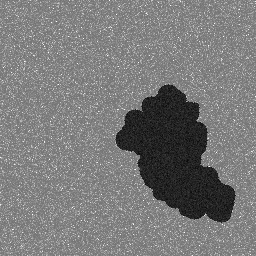
#> input picture data/sar/images/noaa_gulf_slick_01_001.png, 256 x 256 px
$ python -i optical_analyzer.py   (imports and definitions only)
#> lines starting #> are read from the running program, lines starting #| are printed output that depends on the picture; after the words box and inside, x2 and y2 are one past the last pixel; in counts of white or black regions, pixels touching at a corner belong together
#> further down, picture is the input picture: shape (256, 256, 3); min 10, max 255, mean 121.3
"""
Optical & Aerial Drone RGB Slick Detection Module
Analyzes visible optical imagery (Sentinel-2, Landsat, Drone/Aerial RGB) for oil sheen,
emulsified dark crude, and spectral separation from biogenic algae or ship wakes.
"""

import numpy as np
import cv2
from typing import Dict, Any, Tuple, List

def compute_optical_indices(bgr: np.ndarray) -> Dict[str, np.ndarray]:
    """
    Computes spectral proxy indices from RGB channels:
    - Hydrocarbon Reflectance Index (HRI): Highlights dark crude & metallic absorption
    - Chlorophyll Algae Proxy (NDAP): Measures green dominance over blue/red (algae has high green/NIR)
    - Iridescent Sheen Index (ISI): High local chromatic variance with specular sheen
    """
    b = bgr[:, :, 0].astype(np.float32)
    g = bgr[:, :, 1].astype(np.float32)
    r = bgr[:, :, 2].astype(np.float32)

    epsilon = 1e-5

    # NDAP proxy: In normal ocean B > G > R. In algae bloom G > B and G > R.
    # Algae proxy: (Green - Blue) / (Green + Blue + eps)
    algae_green_dominance = (g - b) / (g + b + epsilon)
#> algae_green_dominance: shape (256, 256) float32; every value is 0

    # Clean ocean water ratio: Blue is dominant (B > G > R)
    water_blue_ratio = (b - r) / (b + r + epsilon)

    gray = cv2.cvtColor(bgr, cv2.COLOR_BGR2GRAY).astype(np.float32)

    # HSV color space analysis
    hsv = cv2.cvtColor(bgr, cv2.COLOR_BGR2HSV)
#> hsv: shape (256, 256, 3); mean H, S, V 0, 0, 121.3
    saturation = hsv[:, :, 1].astype(np.float32)
    value = hsv[:, :, 2].astype(np.float32)

    return {
        "algae_proxy": algae_green_dominance,
        "water_index": water_blue_ratio,
        "gray": gray,
        "saturation": saturation,
        "value": value
    }

def analyze_optical_image(image: np.ndarray, km_per_pixel: float = 0.005) -> Dict[str, Any]:
    """
    Full Optical / Drone Oil Slick Analysis Pipeline.

    Args:
        image: BGR format image (from satellite or drone camera).
        km_per_pixel: Resolution in km/pixel (e.g. 5m / 0.005km for drone/high-res optical).

    Returns:
        Segmentation masks, slick core vs sheen fractions, and spectral metrics.
    """
    if len(image.shape) == 2:
        # If grayscale, convert to BGR for unified processing
        bgr = cv2.cvtColor(image, cv2.COLOR_GRAY2BGR)
    else:
        bgr = image.copy()

    indices = compute_optical_indices(bgr)
#> indices = 5 items
    gray = indices["gray"]
    algae_proxy = indices["algae_proxy"]
    saturation = indices["saturation"]
    value = indices["value"]

    # 1. Open ocean water baseline estimation
    h, w, _ = bgr.shape
#> h = 256; w = 256
    ocean_mean_val = float(np.median(value))
#> ocean_mean_val = 126
    ocean_mean_sat = float(np.median(saturation))
#> ocean_mean_sat = 0

    # 2. Dark crude oil detection (low luminance, low algae proxy, dark bitumen tone)
    dark_oil_mask = (value < (ocean_mean_val * 0.72)) & (algae_proxy < 0.05)
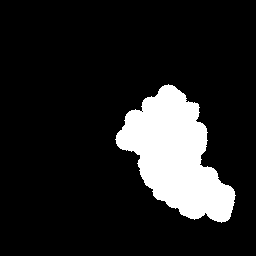
#> dark_oil_mask: shape (256, 256) bool; 13.8% white; 1 white region, box (x1, y1, x2, y2) and area: (115, 84, 236, 223) 9025

    # 3. Sheen / Metallic thin film detection
    lab = cv2.cvtColor(bgr, cv2.COLOR_BGR2LAB)
#> lab: shape (256, 256, 3); mean of channels 0, 1, 2 128.7, 128, 128

    # Texture smoothness: oil dampens capillary wave texture
    blur_sq = cv2.blur(gray ** 2, (7, 7))
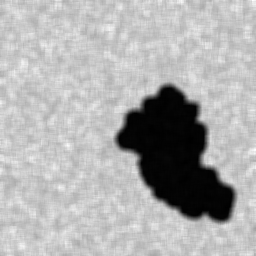
#> blur_sq: shape (256, 256) float32; min 959, max 23360.1, mean 16254.5; drawn with min black and max white
    blur_avg = cv2.blur(gray, (7, 7))
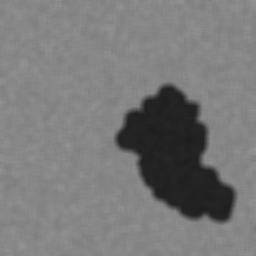
#> blur_avg: shape (256, 256) float32; min 29.47, max 149.7, mean 121.3
    local_std = np.sqrt(np.maximum(blur_sq - (blur_avg ** 2), 0))
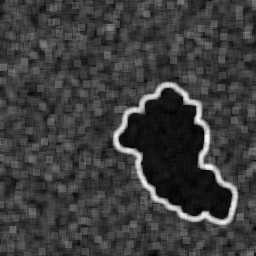
#> local_std: shape (256, 256) float32; min 6.45, max 60.08, mean 19.3; drawn with min black and max white

    ocean_std_median = float(np.median(local_std))
#> ocean_std_median = 18.68
    smooth_surface = local_std < (ocean_std_median * 0.75)
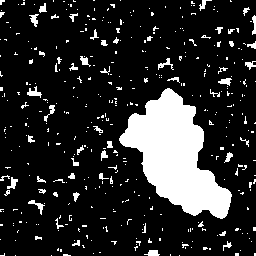
#> smooth_surface: shape (256, 256) bool; 16.3% white; 399 white regions (349 under 20 px), largest, box (x1, y1, x2, y2) and area: (119, 88, 232, 219) 7371, (27, 86, 42, 98) 81, (28, 200, 45, 215) 73

    # Look-alike check: algae has strong green-over-blue dominance (algae_proxy > 0.20)
    algae_mask = (algae_proxy > 0.20) & (value > 50)
#> algae_mask: shape (256, 256) bool; every value is 0
    algae_pixel_ratio = float(np.sum(algae_mask)) / (h * w)
#> algae_pixel_ratio = 0

    # Look-alike check: Ship wake has high brightness (> 210) & bubbly texture
    wake_mask = (value > 210) & (local_std > ocean_std_median * 1.4)
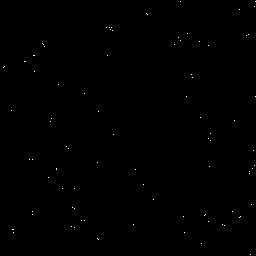
#> wake_mask: shape (256, 256) bool; 0.14% white in thin lines or dots
    wake_pixel_ratio = float(np.sum(wake_mask)) / (h * w)
#> wake_pixel_ratio = 0.0014

    # Combine slick candidates: either thick dark oil or thin smooth hydrocarbon sheen, excluding algae and wakes
    slick_candidate = (dark_oil_mask | (smooth_surface & (value < ocean_mean_val * 0.88))) & (~algae_mask) & (~wake_mask)

    # Morphological cleaning
    kernel = cv2.getStructuringElement(cv2.MORPH_ELLIPSE, (5, 5))
    slick_clean = cv2.morphologyEx(slick_candidate.astype(np.uint8) * 255, cv2.MORPH_OPEN, kernel)
#> slick_clean: shape (256, 256); 13.7% white; 1 white region, box (x1, y1, x2, y2) and area: (116, 84, 235, 223) 9005
    slick_clean = cv2.morphologyEx(slick_clean, cv2.MORPH_CLOSE, kernel, iterations=2)
#> slick_clean: shape (256, 256); 13.8% white; 1 white region

    # Find contours
    contours, _ = cv2.findContours(slick_clean, cv2.RETR_EXTERNAL, cv2.CHAIN_APPROX_SIMPLE)
#> contours = 1 contour; box (x1, y1, x2, y2) and area: (116, 84, 235, 223) 8862

    total_spill_pixels = 0
    thick_core_pixels = 0
    spill_patches = []

    final_mask = np.zeros((h, w), dtype=np.uint8)

    for cnt in contours:
        area_px = cv2.contourArea(cnt)
        if area_px < 35:  # skip tiny noise
            continue

        total_spill_pixels += area_px
        cv2.drawContours(final_mask, [cnt], -1, 255, -1)

        # Check thick crude core inside this patch
        patch_mask = np.zeros((h, w), dtype=np.uint8)
        cv2.drawContours(patch_mask, [cnt], -1, 255, -1)
        core_px = np.sum((patch_mask > 0) & dark_oil_mask)
        thick_core_pixels += core_px

        perimeter_px = cv2.arcLength(cnt, True)
        x, y, pw, ph = cv2.boundingRect(cnt)
        aspect_ratio = float(pw) / max(ph, 1)
        if aspect_ratio < 1.0:
            aspect_ratio = 1.0 / aspect_ratio

        patch_area_km2 = area_px * (km_per_pixel ** 2)
        spill_patches.append({
            "area_px": int(area_px),
            "area_km2": round(patch_area_km2, 5),
            "perimeter_km": round(perimeter_px * km_per_pixel, 4),
            "thick_core_ratio": round(float(core_px) / max(area_px, 1), 3),
            "aspect_ratio": round(aspect_ratio, 2),
            "bounding_box": [int(x), int(y), int(pw), int(ph)]
        })
#> this loop made 1 pass
#> (area_px, total_spill_pixels, core_px, thick_core_pixels, perimeter_px, x, y, pw) on pass 1: (8862.5, 8862.5, 9006, 9006, 454.4, 116, 84, 119)
#> after the loop, spill_patches = 1 item; thick_core_pixels = 9006; total_spill_pixels = 8862.5

    total_area_km2 = total_spill_pixels * (km_per_pixel ** 2)
#> total_area_km2 = 0.222
    thick_ratio = float(thick_core_pixels) / max(total_spill_pixels, 1) if total_spill_pixels > 0 else 0.0
#> thick_ratio = 1.02

    # Bonn distribution estimate:
    # If thick crude > 40%: Code 4 or 5
    # If thick crude 10-40%: Code 3 (Metallic)
    # If mostly thin sheen: Code 1 or 2 (Sheen/Rainbow)
    if total_spill_pixels > 0:
        if thick_ratio > 0.45:
            bonn_distribution = {5: 0.4, 4: 0.35, 3: 0.15, 2: 0.1}
        elif thick_ratio > 0.15:
            bonn_distribution = {4: 0.25, 3: 0.45, 2: 0.2, 1: 0.1}
        else:
            bonn_distribution = {3: 0.15, 2: 0.50, 1: 0.35}
    else:
        bonn_distribution = {1: 1.0}

    return {
        "is_optical": True,
        "total_spill_pixels": int(total_spill_pixels),
        "total_spill_area_km2": round(total_area_km2, 5),
        "thick_core_ratio": round(thick_ratio, 3),
        "patches_count": len(spill_patches),
        "patches": spill_patches,
        "algae_biomass_index": round(algae_pixel_ratio, 4),
        "ship_wake_index": round(wake_pixel_ratio, 4),
        "bonn_distribution": bonn_distribution,
        "mask": final_mask
    }

>>> import cv2
>>> picture = cv2.imread('../data/sar/images/noaa_gulf_slick_01_001.png')
>>> result = analyze_optical_image(picture)
#> result = 10 items

$ run again, on data/sar/images/noaa_gulf_slick_01_017.png
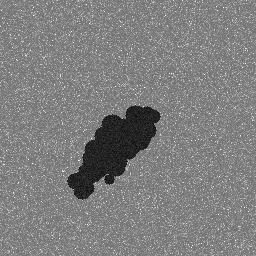
#> input picture data/sar/images/noaa_gulf_slick_01_017.png, 256 x 256 px
#> picture is the input picture: shape (256, 256, 3); min 10, max 255, mean 126.3
#> algae_green_dominance: shape (256, 256) float32; every value is 0
#> hsv: shape (256, 256, 3); mean H, S, V 0, 0, 126.3
#> indices = 5 items
#> ocean_mean_val = 125
#> ocean_mean_sat = 0
#> dark_oil_mask: shape (256, 256) bool; 6.3% white; 1 white region, box (x1, y1, x2, y2) and area: (67, 105, 161, 200) 4119
#> lab: shape (256, 256, 3); mean of channels 0, 1, 2 134.4, 128, 128
#> in analyze_optical_image, `local_std = np.sqrt(np.maximum(blur_sq - (blur_avg ** 2), 0))`:
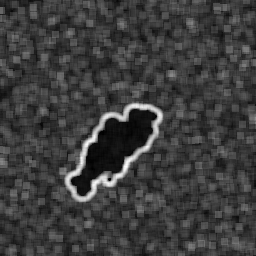
#> local_std: shape (256, 256) float32; min 6.77, max 59.14, mean 19.5; drawn with min black and max white
#> ocean_std_median = 18.74
#> in analyze_optical_image, `smooth_surface = local_std < (ocean_std_median * 0.75)`:
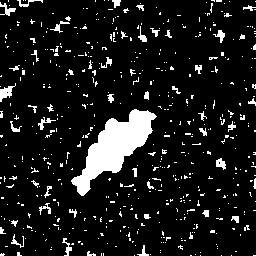
#> smooth_surface: shape (256, 256) bool; 10.4% white; 536 white regions (488 under 20 px), largest, box (x1, y1, x2, y2) and area: (71, 109, 157, 196) 2889, (0, 83, 16, 102) 131, (0, 2, 16, 16) 85
#> algae_mask: shape (256, 256) bool; every value is 0
#> algae_pixel_ratio = 0
#> wake_mask: shape (256, 256) bool; 0.13% white in thin lines or dots
#> wake_pixel_ratio = 0.00133
#> contours = 1 contour; box (x1, y1, x2, y2) and area: (68, 105, 160, 200) 4010
#> the loop in analyze_optical_image, `for cnt in contours:` made 1 pass
#> (area_px, total_spill_pixels, core_px, thick_core_pixels, perimeter_px, x, y, pw) on pass 1: (4010.5, 4010.5, 4094, 4094, 324.6, 68, 105, 92)
#> after the loop in analyze_optical_image, `for cnt in contours:`: spill_patches = 1 item; thick_core_pixels = 4094; total_spill_pixels = 4010.5
#> total_area_km2 = 0.1
#> thick_ratio = 1.02
#> result = 10 items

$ run again, on data/sar/images/noaa_gulf_slick_01_025.png
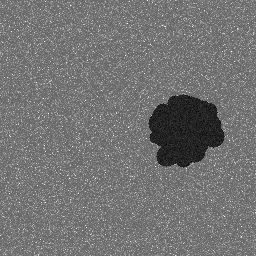
#> input picture data/sar/images/noaa_gulf_slick_01_025.png, 256 x 256 px
#> picture is the input picture: shape (256, 256, 3); min 10, max 255, mean 114.9
#> algae_green_dominance: shape (256, 256) float32; every value is 0
#> hsv: shape (256, 256, 3); mean H, S, V 0, 0, 114.9
#> indices = 5 items
#> ocean_mean_val = 113
#> ocean_mean_sat = 0
#> dark_oil_mask: shape (256, 256) bool; 6.1% white; 1 white region, box (x1, y1, x2, y2) and area: (148, 94, 225, 168) 4028
#> lab: shape (256, 256, 3); mean of channels 0, 1, 2 122.8, 128, 128
#> in analyze_optical_image, `local_std = np.sqrt(np.maximum(blur_sq - (blur_avg ** 2), 0))`:
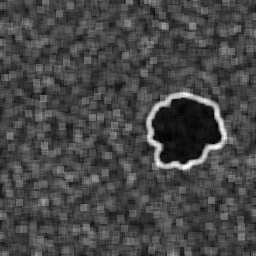
#> local_std: shape (256, 256) float32; min 6.52, max 52.74, mean 19.4; drawn with min black and max white
#> ocean_std_median = 18.98
#> in analyze_optical_image, `smooth_surface = local_std < (ocean_std_median * 0.75)`:
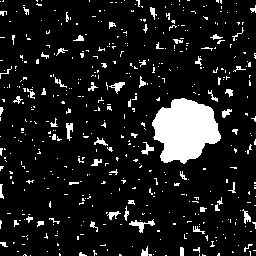
#> smooth_surface: shape (256, 256) bool; 10.6% white; 487 white regions (423 under 20 px), largest, box (x1, y1, x2, y2) and area: (152, 98, 221, 164) 3124, (129, 219, 155, 233) 121, (109, 82, 125, 94) 79
#> algae_mask: shape (256, 256) bool; every value is 0
#> algae_pixel_ratio = 0
#> wake_mask: shape (256, 256) bool; 0.11% white in thin lines or dots
#> wake_pixel_ratio = 0.00105
#> contours = 1 contour; box (x1, y1, x2, y2) and area: (149, 94, 224, 168) 3939
#> the loop in analyze_optical_image, `for cnt in contours:` made 1 pass
#> (area_px, total_spill_pixels, core_px, thick_core_pixels, perimeter_px, x, y, pw) on pass 1: (3939, 3939, 4019, 4019, 259.6, 149, 94, 75)
#> after the loop in analyze_optical_image, `for cnt in contours:`: spill_patches = 1 item; thick_core_pixels = 4019; total_spill_pixels = 3939
#> total_area_km2 = 0.0985
#> thick_ratio = 1.02
#> result = 10 items
